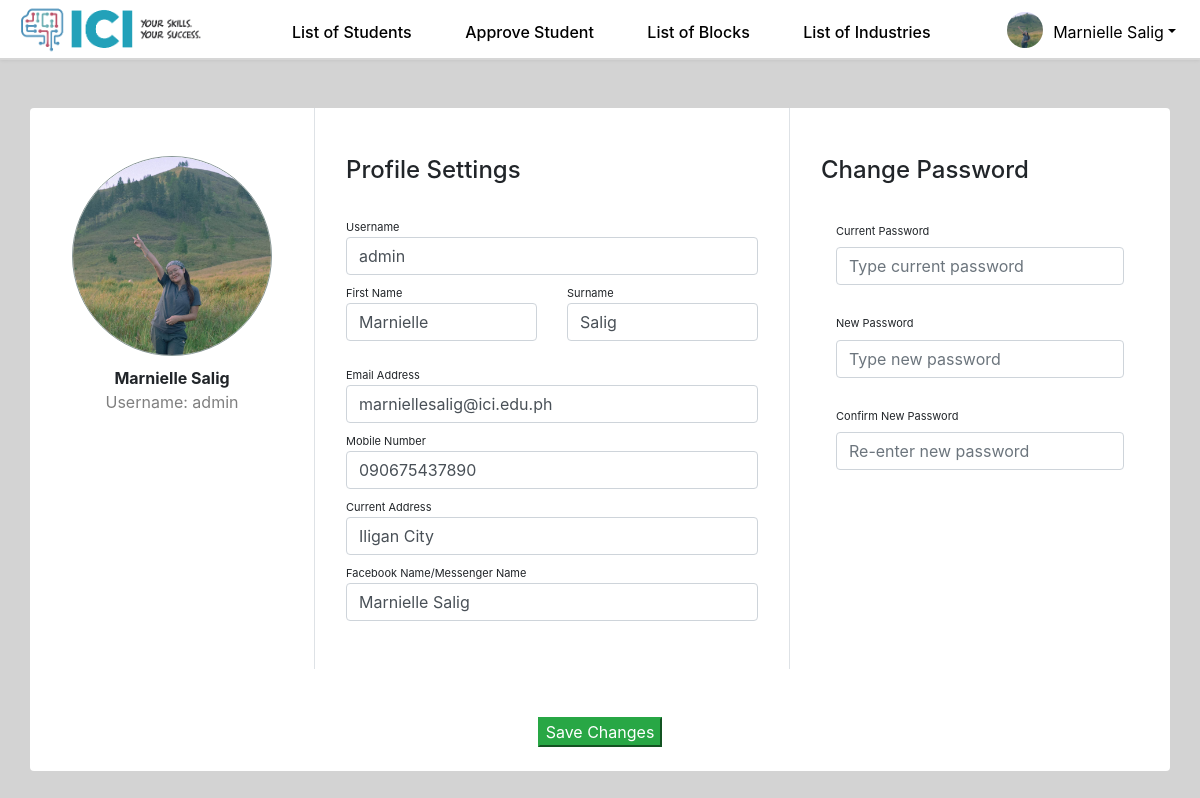
Page /coor-settings.php (signed in) on the committed database.
### tables this page shows
CREATE TABLE `coordinator` (
  `ID` bigint(20) NOT NULL,
  `username` varchar(20) NOT NULL,
  `email` text NOT NULL,
  `first_name` varchar(80) NOT NULL,
  `last_name` varchar(255) NOT NULL,
  `pass` varchar(80) NOT NULL,
  `address` varchar(500) NOT NULL,
  `cpnum` varchar(50) NOT NULL,
  `fb_name` varchar(500) NOT NULL,
  `picture` text NOT NULL
);

### coor-settings.php (the view, shortened to what this page needs)
<?php
    include('capstone_database.php');
    include('navigation_bar_coordinator.php');
    $sequel = "SELECT * FROM coordinator WHERE `ID` = '".$_SESSION['ID']."'";
    $result = mysqli_query($mysqli, $sequel);
    $row = mysqli_fetch_assoc($result);
?>
<!DOCTYPE html>
<html lang="en">
<head>
</head>
<body>
<form action="coor-settings.php" method="post" enctype="multipart/form-data">
<div class="container rounded bg-white mt-5 mb-5">
    <div class="row">
        <div class="col-md-3 border-right">
            <div class="d-flex flex-column align-items-center text-center p-3 py-5">
            <div class="profile-pic" align="center">
                    <img src="uploads/<?php echo $row['picture'] ?>" alt="Upload Photo">
                </div>
                <span style='margin-top: 10px;' class="font-weight-bold"><?php echo $row['first_name'] . " " . $row['last_name'] ?></span><span class="text-black-50"><?php echo "Username: " . $row['username']; ?></span><span> </span></div>
        </div>
        <div class="col-md-5 border-right">
            <div class="p-3 py-5">
                <div class="d-flex justify-content-between align-items-center mb-3">
                    <h4 class="text-right">Profile Settings</h4>
                </div>
                <div class="row mt-2">
                    <div class="col-md-12">
                        <label style='margin-top: 10px; margin-bottom: 0px;' class="labels">Username</label>
                        <input type="text" class="form-control" placeholder="enter username" value="<?php echo $row['username'] ?>" name="username">
                    </div>
                    <div class="col-md-6">
                        <label style='margin-top: 10px; margin-bottom: 0px;' class="labels">First Name</label>
                        <input type="text" class="form-control" placeholder="first name" value="<?php echo $row['first_name'] ?>" name="fname">
                    </div>
                    <div class="col-md-6">
                        <label style='margin-top: 10px; margin-bottom: 0px;' class="labels">Surname</label>
                        <input type="text" class="form-control" value="<?php echo $row['last_name'] ?>" placeholder="surname" name="lname">
                    </div>
                </div>
                <div class="row mt-3">
                    <div class="col-md-12">
                        <label style='margin-top: 10px; margin-bottom: 0px;' class="labels">Email Address</label>
                        <input type="email" class="form-control" value="<?php echo $row['email'] ?>"  placeholder="enter email address" name="email" required>
                    </div>
                    <div class="col-md-12">
                        <label style='margin-top: 10px; margin-bottom: 0px;' class="labels">Mobile Number</label>
                        <input type="text" class="form-control" placeholder="enter phone number" value="<?php echo $row['cpnum'] ?>" name="cpnum">
                    </div>
                    <div class="col-md-12">
                        <label style='margin-top: 10px; margin-bottom: 0px;' class="labels">Current Address</label>
                        <input type="text" class="form-control" placeholder="enter current address" value="<?php echo $row['address'] ?>" name="address">
                    </div>
                    <div class="col-md-12">
                        <label style='margin-top: 10px; margin-bottom: 0px;' class="labels">Facebook Name/Messenger Name</label>
                        <input type="text" class="form-control" placeholder="Enter Facebook name/Messenger name" value="<?php echo $row['fb_name'] ?>" name="fb">
                    </div>
                </div>
            </div>
        </div>
        <div class="col-md-4">
            <div class="p-3 py-5">
                <div class="d-flex justify-content-between align-items-center experience"><span><h4 class="text-right">Change Password</h4></span></div><br>
                <div class="col-md-12"><label class="labels">Current Password</label><input type="password" class="form-control" placeholder="Type current password" name="currentpass" value=""></div> <br>
                <div class="col-md-12"><label class="labels">New Password</label><input type="password" class="form-control" placeholder="Type new password" name="newpass" value=""></div> <br>
                <div class="col-md-12"><label class="labels">Confirm New Password</label><input type="password" class="form-control" placeholder="Re-enter new password" name="confirmpass" value=""></div> <br>
            </div>
        </div>
    </div>
    <div class="mt-5 text-center"><input class="btn-success" type="submit" value="Save Changes" name="submit"></div>
    <br>
</div>
</form>
</body>
</html>

### navigation_bar_coordinator.php (shortened to what this page needs)
<!DOCTYPE html>
<html lang="en">
<head>
<link rel="stylesheet" href="https://stackpath.bootstrapcdn.com/bootstrap/4.5.0/css/bootstrap.min.css">
<link rel="stylesheet" href="https://maxcdn.bootstrapcdn.com/font-awesome/4.7.0/css/font-awesome.min.css">
</head>
<body>
<nav class="navbar navbar-expand-xl navbar-light" style="position: sticky; top: 0; background-color: #FFF; height: 60px;">
	<a href="#" class="navbar-brand"><img src="uploads/logo.png" alt="ICI logo"class="logo">
 </a>
	<div id="navbarCollapse" class="collapse navbar-collapse justify-content-start">
		<div class="navbar-nav">
			<a class="highlight1" href="studentslist.php" class="nav-item nav-link" style= "margin-left: 20px; margin-right: 20px;">List of Students</a> &nbsp;&nbsp;&nbsp;
			<a class="highlight2" href="approve-student.php" class="nav-item nav-link" style= "margin-left: 20px; margin-right: 20px;">Approve Student</a> &nbsp;&nbsp;&nbsp;
			<a class="highlight3" href="manage_blocks.php" class="nav-item nav-link" style= "margin-left: 20px; margin-right: 20px;">List of Blocks</a> &nbsp;&nbsp;&nbsp;
			<a class="highlight4" href="manage_departments.php" class="nav-item nav-link" style= "margin-left: 20px; margin-right: 20px;">List of Industries</a> &nbsp;&nbsp;&nbsp;
		</div>
		<div class="navbar-nav ml-auto">
			<div class="nav-item dropdown">
				<?php
					include "capstone_database.php";
						$sequel = "SELECT * FROM coordinator WHERE `ID` = '".$_SESSION['ID']."'";
						$result = mysqli_query($mysqli, $sequel);
						$row = mysqli_fetch_assoc($result);
				?>
				<a style="color: black;" href="#" data-toggle="dropdown" class="nav-link dropdown-toggle user-action"><img src="uploads/<?php echo $row['picture']; ?>" class="avatar" alt="Avatar"><?php echo $row['first_name'] . " " . $row['last_name']; ?></a>
			</div>
		</div>
	</div>
</nav>
</body>
</html>

### navigation_bar_coordinator.php (style rules this page uses)
body { background: #FFF; height: auto; }
.navbar { background: #000; padding-left: 16px; padding-right: 16px; border-bottom: 2px solid #d6d6d6; box-shadow: 0 0 4px rgba(0,0,0,.1); z-index: 100; }
.nav-link img { border-radius: 50%; width: 36px; height: 36px; margin: -8px 0; float: left; margin-right: 10px; }
.navbar .navbar-brand { color: black; padding-left: 0; padding-right: 50px; font-family: 'Merienda One', sans-serif; }
.logo { width: 190px; top: 12px; list-style: none; }
.navbar-nav a { margin-top: 5px; }
.highlight1, .highlight2, .highlight3 , .highlight4, .highlight5 { color: #000; font-weight: 500; }

### coor-settings.php (style rules this page uses)
body { background: lightgray; }
.labels { font-size: 11px }
.profile-pic { width: 200px; height: 200px; border-radius: 0; overflow: hidden; position: relative; border: #889796 solid 1px; border-radius: 50%; }
.profile-pic img { display: flex; align-items: center; justify-content: center; width: 100%; height: 100%; font-size: 16px; line-height: 200px; text-align: center; }

### rows in the picture
coordinator: picture (picture), first_name "Marnielle", last_name "Salig", username "admin", fname "Marnielle", lname "Salig", email "marniellesalig@ici.edu.ph", cpnum "090675437890", address "Iligan City", fb "Marnielle Salig"
